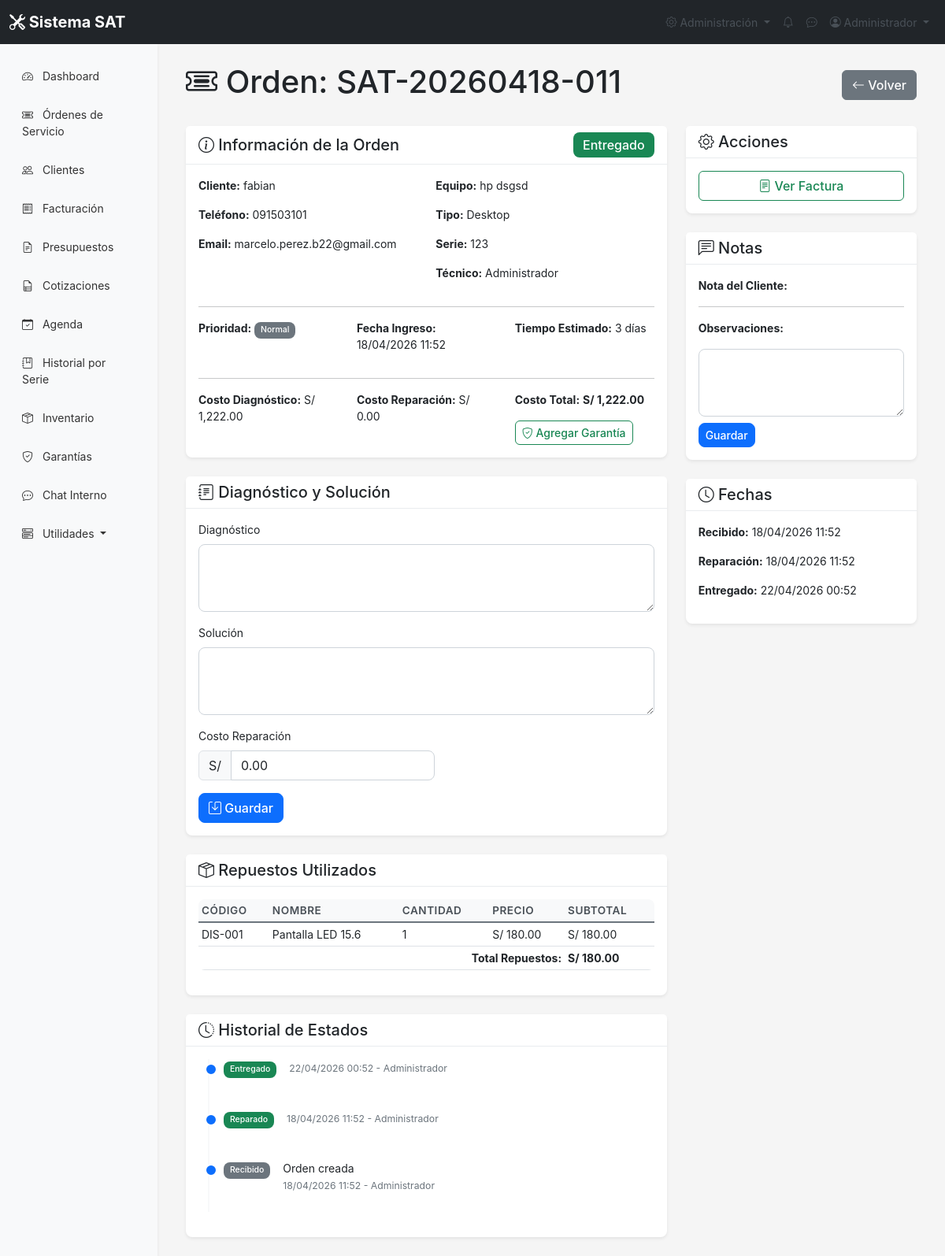
Screenshot of /ordenes/ver.php?id=12 (signed in) with the database file from the repository.
### tables this page shows
CREATE TABLE IF NOT EXISTS `ordenes_servicio` (
  `id` int NOT NULL AUTO_INCREMENT,
  `codigo` varchar(20) NOT NULL,
  `equipo_id` int NOT NULL,
  `tecnico_id` int DEFAULT NULL,
  `cliente_id` int NOT NULL,
  `estado` enum('recibido','en_diagnostico','en_reparacion','esperando_repuestos','reparado','entregado','cancelado') DEFAULT 'recibido',
  `prioridad` enum('baja','normal','alta','urgente') DEFAULT 'normal',
  `diagnostico` text,
  `solucion` text,
  `observaciones` text,
  `fecha_ingreso` datetime DEFAULT CURRENT_TIMESTAMP,
  `fecha_diagnostico` datetime DEFAULT NULL,
  `fecha_reparacion` datetime DEFAULT NULL,
  `fecha_entrega` datetime DEFAULT NULL,
  `tiempo_estimado` int DEFAULT NULL,
  `costo_diagnostico` decimal(10,2) DEFAULT '0.00',
  `costo_reparacion` decimal(10,2) DEFAULT '0.00',
  `costo_total` decimal(10,2) DEFAULT '0.00',
  `nota_cliente` text,
  `estado_orden` enum('abierta','cerrada','cancelada') DEFAULT 'abierta',
  `sucursal_id` int DEFAULT NULL,
  PRIMARY KEY (`id`),
  UNIQUE KEY `codigo` (`codigo`),
  KEY `equipo_id` (`equipo_id`),
  KEY `tecnico_id` (`tecnico_id`),
  KEY `cliente_id` (`cliente_id`)
);

CREATE TABLE IF NOT EXISTS `clientes` (
  `id` int NOT NULL AUTO_INCREMENT,
  `nombre` varchar(100) NOT NULL,
  `email` varchar(100) DEFAULT NULL,
  `telefono` varchar(20) NOT NULL,
  `direccion` text,
  `dni` varchar(20) DEFAULT NULL,
  `fecha_registro` timestamp NULL DEFAULT CURRENT_TIMESTAMP,
  `estado` enum('activo','inactivo') DEFAULT 'activo',
  `sucursal_id` int DEFAULT NULL,
  PRIMARY KEY (`id`)
);

CREATE TABLE IF NOT EXISTS `equipos` (
  `id` int NOT NULL AUTO_INCREMENT,
  `cliente_id` int NOT NULL,
  `marca` varchar(50) NOT NULL,
  `modelo` varchar(100) DEFAULT NULL,
  `serie` varchar(100) DEFAULT NULL,
  `tipo_equipo` enum('notebook','desktop','all-in-one','monitor','otro') DEFAULT 'notebook',
  `diagnostico_inicial` text,
  `passwordBIOS` varchar(50) DEFAULT NULL,
  `passwordSO` varchar(50) DEFAULT NULL,
  `accesorios` text,
  `estado_equipo` enum('bueno','regular','malo') DEFAULT 'regular',
  `fecha_ingreso` date DEFAULT NULL,
  `foto_equipo` varchar(255) DEFAULT NULL,
  `estado` enum('activo','retirado','dado_de_baja') DEFAULT 'activo',
  PRIMARY KEY (`id`),
  KEY `cliente_id` (`cliente_id`)
);

CREATE TABLE IF NOT EXISTS `usuarios` (
  `id` int NOT NULL AUTO_INCREMENT,
  `nombre` varchar(100) NOT NULL,
  `email` varchar(100) NOT NULL,
  `password` varchar(255) NOT NULL,
  `rol` enum('admin','tecnico','ventas') DEFAULT 'tecnico',
  `telefono` varchar(20) DEFAULT NULL,
  `fecha_creacion` timestamp NULL DEFAULT CURRENT_TIMESTAMP,
  `estado` enum('activo','inactivo') DEFAULT 'activo',
  `comision_venta` decimal(5,2) DEFAULT '10.00',
  `comision_presentismo` decimal(5,2) DEFAULT '5.00',
  `comision_especial` decimal(5,2) DEFAULT '15.00',
  `two_factor_secret` varchar(32) DEFAULT NULL,
  `two_factor_enabled` tinyint(1) DEFAULT '0',
  PRIMARY KEY (`id`),
  UNIQUE KEY `email` (`email`)
);

CREATE TABLE IF NOT EXISTS `repuestos_orden` (
  `id` int NOT NULL AUTO_INCREMENT,
  `orden_id` int NOT NULL,
  `repuesto_id` int NOT NULL,
  `cantidad` int NOT NULL,
  `precio_unitario` decimal(10,2) NOT NULL,
  PRIMARY KEY (`id`),
  KEY `orden_id` (`orden_id`),
  KEY `repuesto_id` (`repuesto_id`)
);

CREATE TABLE IF NOT EXISTS `repuestos` (
  `id` int NOT NULL AUTO_INCREMENT,
  `codigo` varchar(50) NOT NULL,
  `nombre` varchar(100) NOT NULL,
  `descripcion` text,
  `categoria` varchar(50) DEFAULT NULL,
  `marca_compatible` varchar(100) DEFAULT NULL,
  `modelo_compatible` varchar(100) DEFAULT NULL,
  `stock` int DEFAULT '0',
  `stock_minimo` int DEFAULT '5',
  `precio_compra` decimal(10,2) DEFAULT NULL,
  `precio_venta` decimal(10,2) DEFAULT NULL,
  `ubicacion` varchar(50) DEFAULT NULL,
  `estado` enum('activo','inactivo','descontinuado') DEFAULT 'activo',
  `sucursal_id` int DEFAULT NULL,
  PRIMARY KEY (`id`),
  UNIQUE KEY `codigo` (`codigo`)
);

CREATE TABLE IF NOT EXISTS `estados_seguimiento` (
  `id` int NOT NULL AUTO_INCREMENT,
  `orden_id` int NOT NULL,
  `estado` varchar(50) NOT NULL,
  `descripcion` text,
  `tecnico_id` int DEFAULT NULL,
  `fecha` datetime DEFAULT CURRENT_TIMESTAMP,
  PRIMARY KEY (`id`),
  KEY `orden_id` (`orden_id`),
  KEY `tecnico_id` (`tecnico_id`)
);

### ordenes/ver.php (the view, shortened to what the rows shown need)
<?php
require_once '../config/config.php';
require_once '../include/funciones.php';
require_once '../include/header.php';
$id = $_GET['id'] ?? 0;
$orden = getOrdenById($id);
$historial = getHistorialEstados($id);
$repuestos = getRepuestosByOrden($id);
?>
<div class="container-fluid">
    <div class="d-flex justify-content-between align-items-center mb-4">
        <h1><i class="bi bi-ticket-detailed"></i> Orden: <?= $orden['codigo'] ?></h1>
        <a href="listar.php" class="btn btn-secondary">
            <i class="bi bi-arrow-left"></i> Volver
        </a>
    </div>
    <div class="row">
        <div class="col-md-8">
            <div class="card mb-4">
                <div class="card-header d-flex justify-content-between align-items-center">
                    <h5 class="mb-0"><i class="bi bi-info-circle"></i> Información de la Orden</h5>
                    <span class="badge" style="background-color: <?= COLORES_ESTADO[$orden['estado']] ?? '#6c757d' ?>; font-size: 1rem;">
                        <?= ESTADOS_ORDEN[$orden['estado']] ?? $orden['estado'] ?>
                    </span>
                </div>
                <div class="card-body">
                    <div class="row">
                        <div class="col-md-6">
                            <p><strong>Cliente:</strong> <?= htmlspecialchars($orden['cliente_nombre']) ?></p>
                            <p><strong>Teléfono:</strong> <?= htmlspecialchars($orden['cliente_telefono']) ?></p>
                            <p><strong>Email:</strong> <?= htmlspecialchars($orden['cliente_email'] ?? '-') ?></p>
                        </div>
                        <div class="col-md-6">
                            <p><strong>Equipo:</strong> <?= htmlspecialchars($orden['marca'] . ' ' . $orden['modelo']) ?></p>
                            <p><strong>Tipo:</strong> <?= ucfirst($orden['tipo_equipo']) ?></p>
                            <p><strong>Serie:</strong> <?= htmlspecialchars($orden['serie'] ?? '-') ?></p>
                            <p><strong>Técnico:</strong> <?= htmlspecialchars($orden['tecnico_nombre'] ?? 'Sin asignar') ?></p>
                        </div>
                    </div>
                    <div class="row">
                        <div class="col-md-4">
                            <p><strong>Prioridad:</strong>
                                <span class="badge bg-<?= $orden['prioridad'] === 'urgente' ? 'danger' : ($orden['prioridad'] === 'alta' ? 'warning' : 'secondary') ?>">
                                    <?= PRIORIDADES[$orden['prioridad']] ?? $orden['prioridad'] ?>
                                </span>
                            </p>
                        </div>
                        <div class="col-md-4">
                            <p><strong>Fecha Ingreso:</strong> <?= date('d/m/Y H:i', strtotime($orden['fecha_ingreso'])) ?></p>
                        </div>
                        <div class="col-md-4">
                            <p><strong>Tiempo Estimado:</strong> <?= $orden['tiempo_estimado'] ?? 0 ?> días</p>
                        </div>
                    </div>
                    <div class="row">
                        <div class="col-md-4">
                            <p><strong>Costo Diagnóstico:</strong> <?= formatMoney($orden['costo_diagnostico']) ?></p>
                        </div>
                        <div class="col-md-4">
                            <p><strong>Costo Reparación:</strong> <?= formatMoney($orden['costo_reparacion']) ?></p>
                        </div>
                        <div class="col-md-4">
                            <p><strong>Costo Total:</strong> <strong><?= formatMoney($orden['costo_total']) ?></strong></p>
                        </div>
                    </div>
                </div>
            </div>
            <div class="card mb-4">
                <div class="card-body">
                    <form method="POST" action="actualizar_diagnostico.php">
                        <div class="mb-3">
                            <div class="input-group" style="max-width: 300px;">
                                <span class="input-group-text">S/</span>
                                <input type="number" id="costo_reparacion" name="costo_reparacion" class="form-control" value="<?= $orden['costo_reparacion'] ?>" min="0" step="0.01">
                            </div>
                        </div>
                    </form>
                </div>
            </div>
            <div class="card mb-4">
                <div class="card-body">
                    <?php if ($repuestos->num_rows > 0): ?>
                        <table class="table table-sm">
                            <thead>
                                <tr>
                                    <th>Código</th>
                                    <th>Nombre</th>
                                    <th>Cantidad</th>
                                    <th>Precio</th>
                                    <th>Subtotal</th>
                                </tr>
                            </thead>
                            <tbody>
                                <?php $total_rep = 0; while ($rep = $repuestos->fetch_assoc()): $total_rep += $rep['cantidad'] * $rep['precio_unitario']; ?>
                                <tr>
                                    <td><?= htmlspecialchars($rep['codigo']) ?></td>
                                    <td><?= htmlspecialchars($rep['nombre']) ?></td>
                                    <td><?= $rep['cantidad'] ?></td>
                                    <td><?= formatMoney($rep['precio_unitario']) ?></td>
                                    <td><?= formatMoney($rep['cantidad'] * $rep['precio_unitario']) ?></td>
                                </tr>
                                <?php endwhile; ?>
                            </tbody>
                        </table>
                    <?php else: ?>
                        <p class="text-muted mb-0">No se han utilizado repuestos</p>
                    <?php endif; ?>
                </div>
            </div>
            <div class="card">
                <div class="card-body">
                    <div class="timeline">
                        <?php while ($h = $historial->fetch_assoc()): ?>
                        <div class="timeline-item mb-3">
                            <div class="d-flex">
                                <div class="me-3">
                                    <span class="badge" style="background-color: <?= COLORES_ESTADO[$h['estado']] ?? '#6c757d' ?>">
                                        <?= ESTADOS_ORDEN[$h['estado']] ?? $h['estado'] ?>
                                    </span>
                                </div>
                                <div>
                                    <p class="mb-0"><?= htmlspecialchars($h['descripcion'] ?? '') ?></p>
                                    <small class="text-muted">
                                        <?= date('d/m/Y H:i', strtotime($h['fecha'])) ?> - <?= htmlspecialchars($h['tecnico_nombre'] ?? 'Sistema') ?>
                                    </small>
                                </div>
                            </div>
                        </div>
                        <?php endwhile; ?>
                    </div>
                </div>
            </div>
        </div>
        <div class="col-md-4">
            <div class="card">
                <div class="card-body">
                    <p><strong>Recibido:</strong> <?= date('d/m/Y H:i', strtotime($orden['fecha_ingreso'])) ?></p>
                    <?php if ($orden['fecha_reparacion']): ?>
                    <p><strong>Reparación:</strong> <?= date('d/m/Y H:i', strtotime($orden['fecha_reparacion'])) ?></p>
                    <?php endif; ?>
                    <?php if ($orden['fecha_entrega']): ?>
                    <p><strong>Entregado:</strong> <?= date('d/m/Y H:i', strtotime($orden['fecha_entrega'])) ?></p>
                    <?php endif; ?>
                </div>
            </div>
        </div>
    </div>
</div>
<?php require_once '../include/footer.php'; ?>

### rows the page displays
ordenes_servicio: codigo "SAT-20260418-011", estado "Entregado", cliente.nombre "fabian", cliente.telefono "091503101", cliente.email "marcelo.perez.b22@gmail.com", equipo.modelo "hp dsgsd", equipo.tipo_equipo "Desktop", equipo.serie "123", usuarios.nombre "Administrador", prioridad "Normal", fecha_ingreso "18/04/2026 11:52", tiempo_estimado "3", costo_diagnostico "S/ 1,222.00", costo_reparacion "S/ 0.00", costo_total "S/ 1,222.00", costo_reparacion "0.00", fecha_reparacion "18/04/2026 11:52", fecha_entrega "22/04/2026 00:52"
repuestos_orden: repuesto.codigo "DIS-001", repuesto.nombre "Pantalla LED 15.6", cantidad "1", precio_unitario "S/ 180.00", formatMoney($rep['cantidad'] * $rep['precio_unitario']) "S/ 180.00"
estados_seguimiento: estado "Entregado", fecha "22/04/2026 00:52", usuarios.nombre "Administrador"
estados_seguimiento: estado "Reparado", fecha "18/04/2026 11:52", usuarios.nombre "Administrador"
estados_seguimiento: estado "Recibido", descripcion "Orden creada", fecha "18/04/2026 11:52", usuarios.nombre "Administrador"

### other values shown
$_SESSION['nombre'] "Administrador"
formatMoney($total_rep) "S/ 180.00"
